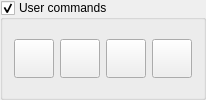
          <widget class="GroupBox" name="grpUserCommands">
           <property name="enabled">
            <bool>true</bool>
           </property>
           <property name="title">
            <string>User commands</string>
           </property>
           <property name="checkable">
            <bool>true</bool>
           </property>
           <property name="overrided" stdset="0">
            <bool>false</bool>
           </property>
           <layout class="QVBoxLayout" name="verticalLayout_25" stretch="0">
            <item>
             <widget class="QWidget" name="widgetUserCommands" native="true">
              <layout class="QVBoxLayout" name="verticalLayout_26">
               <property name="leftMargin">
                <number>0</number>
               </property>
               <property name="topMargin">
                <number>0</number>
               </property>
               <property name="rightMargin">
                <number>0</number>
               </property>
               <property name="bottomMargin">
                <number>0</number>
               </property>
               <item>
                <layout class="QGridLayout" name="gridLayout_7">
                 <item row="0" column="1">
                  <widget class="StyledToolButton" name="cmdUser1">
                   <property name="enabled">
                    <bool>true</bool>
                   </property>
                   <property name="sizePolicy">
                    <sizepolicy hsizetype="Expanding" vsizetype="Fixed">
                     <horstretch>0</horstretch>
                     <verstretch>0</verstretch>
                    </sizepolicy>
                   </property>
                   <property name="toolTip">
                    <string>Spindle on/off</string>
                   </property>
                   <property name="icon">
                    <iconset resource="images.qrc">
                     <normaloff>:/images/num2.png</normaloff>:/images/num2.png</iconset>
                   </property>
                   <property name="iconSize">
                    <size>
                     <width>32</width>
                     <height>32</height>
                    </size>
                   </property>
                   <property name="adjustSize" stdset="0">
                    <bool>true</bool>
                   </property>
                  </widget>
                 </item>
                 <item row="0" column="2">
                  <widget class="StyledToolButton" name="cmdUser2">
                   <property name="enabled">
                    <bool>true</bool>
                   </property>
                   <property name="sizePolicy">
                    <sizepolicy hsizetype="Expanding" vsizetype="Fixed">
                     <horstretch>0</horstretch>
                     <verstretch>0</verstretch>
                    </sizepolicy>
                   </property>
                   <property name="toolTip">
                    <string>Spindle on/off</string>
                   </property>
                   <property name="icon">
                    <iconset resource="images.qrc">
                     <normaloff>:/images/num3.png</normaloff>:/images/num3.png</iconset>
                   </property>
                   <property name="iconSize">
                    <size>
                     <width>32</width>
                     <height>32</height>
                    </size>
                   </property>
                   <property name="adjustSize" stdset="0">
                    <bool>true</bool>
                   </property>
                  </widget>
                 </item>
                 <item row="0" column="3">
                  <widget class="StyledToolButton" name="cmdUser3">
                   <property name="enabled">
                    <bool>true</bool>
                   </property>
                   <property name="sizePolicy">
                    <sizepolicy hsizetype="Expanding" vsizetype="Fixed">
                     <horstretch>0</horstretch>
                     <verstretch>0</verstretch>
                    </sizepolicy>
                   </property>
                   <property name="toolTip">
                    <string>Spindle on/off</string>
                   </property>
                   <property name="icon">
                    <iconset resource="images.qrc">
                     <normaloff>:/images/num4.png</normaloff>:/images/num4.png</iconset>
                   </property>
                   <property name="iconSize">
                    <size>
                     <width>32</width>
                     <height>32</height>
                    </size>
                   </property>
                   <property name="adjustSize" stdset="0">
                    <bool>true</bool>
                   </property>
                  </widget>
                 </item>
                 <item row="0" column="0">
                  <widget class="StyledToolButton" name="cmdUser0">
                   <property name="enabled">
                    <bool>true</bool>
                   </property>
                   <property name="sizePolicy">
                    <sizepolicy hsizetype="Expanding" vsizetype="Fixed">
                     <horstretch>0</horstretch>
                     <verstretch>0</verstretch>
                    </sizepolicy>
                   </property>
                   <property name="toolTip">
                    <string>Spindle on/off</string>
                   </property>
                   <property name="icon">
                    <iconset resource="images.qrc">
                     <normaloff>:/images/num1.png</normaloff>:/images/num1.png</iconset>
                   </property>
                   <property name="iconSize">
                    <size>
                     <width>32</width>
                     <height>32</height>
                    </size>
                   </property>
                   <property name="adjustSize" stdset="0">
                    <bool>true</bool>
                   </property>
                  </widget>
                 </item>
                </layout>
               </item>
              </layout>
             </widget>
            </item>
           </layout>
          </widget>
